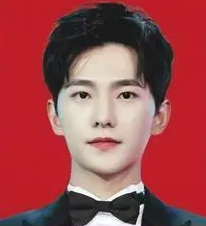
#> input picture fourth_pengxiaoyu_homework/ID photo/image.png, 206 x 226 px, given in place of keji.jpeg, which was not available
$ jupyter execute --allow-errors '数据采集培训课程2：图像基本知识与图像标注.ipynb'   (older library calls are emulated)   (text cells are left out)
#> lines starting #> are read from the running program, lines starting #| are printed output that depends on the picture; pictures that were not available may be replaced by others from this repository, and a replacement may not be noted
[cell 1]
# 读取图片
from PIL import Image

image = Image.open("keji.jpeg")
#> image is the input picture: PIL image 206x226 RGBA; mean R, G, B, A 155, 73.4, 76.7, 255
image.show()

[cell 2]
print(image.format, image.size, image.mode)
#| PNG (206, 226) RGBA

[cell 3]
print('width: ', image.width)
#| width:  206
print('height: ', image.height)
#| height:  226
print('size: ', image.size)
#| size:  (206, 226)
print('mode: ', image.mode)
#| mode:  RGBA
print('format: ', image.format)
#| format:  PNG
#> (the rest of this cell did not finish here and is left out)

[cell 4]
im_g = image.convert('L')
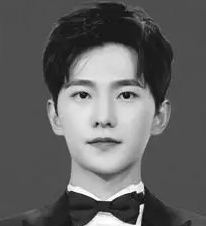
#> im_g: PIL image 206x226 L; min 4, max 255, mean 98.1
im_g.show()

[cell 5]
im_b = image.convert('1')
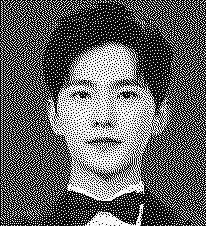
#> im_b: PIL image 206x226 1; 38.2% white in thin lines or dots
im_b.save('./keji_black.jpg', 'JPEG')
im_b.show()

[cell 6]
image_crop = image.crop(box=(300, 300, 800, 700))
#> image_crop: PIL image 500x400 RGBA; every value is 0
image_crop.show()

[cell 7]
image_resize = image.resize((100, 100))
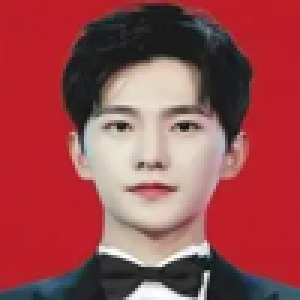
#> image_resize: PIL image 100x100 RGBA (shown 3 times larger); mean R, G, B, A 154.9, 73.4, 76.7, 255
image_resize.show()

[cell 8]
import numpy as np
im = np.array(image)
print(im.shape)
#| (226, 206, 4)

[cell 9]
image = Image.fromarray(im)
image.show()

[cell 10]
r, g, b = im[:, :, 0], im[:, :, 1], im[:, :, 2]
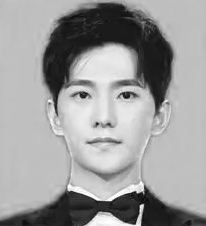
#> r: shape (226, 206); min 4, max 255, mean 155
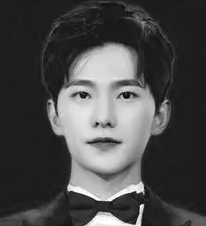
#> g: shape (226, 206); min 1, max 255, mean 73.4

[cell 11]
r.shape
#> Out = (226, 206)

[cell 12]
g.shape
#> Out = (226, 206)

[cell 13]
b.shape
#> Out = (226, 206)

$ run again, on fourth_pengxiaoyu_homework/ID photo/res.png
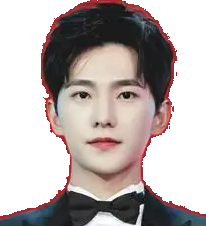
#> input picture fourth_pengxiaoyu_homework/ID photo/res.png, 206 x 226 px, given in place of keji.jpeg, which was not available
#> image is the input picture: PIL image 206x226 RGB; mean R, G, B 183.9, 174, 172.1
#| PNG (206, 226) RGB
#| width:  206
#| height:  226
#| size:  (206, 226)
#| mode:  RGB
#| format:  PNG
#> `im_b = image.convert('1')`:
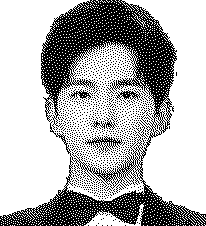
#> im_b: PIL image 206x226 1; 69.1% white; black in thin lines or dots
#> image_crop: PIL image 500x400 RGB; every value is 0
#| (226, 206, 3)
#> `r, g, b = im[:, :, 0], im[:, :, 1], im[:, :, 2]`:
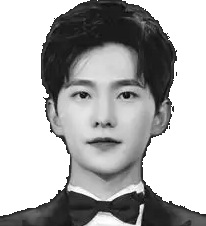
#> g: shape (226, 206); min 1, max 255, mean 174
